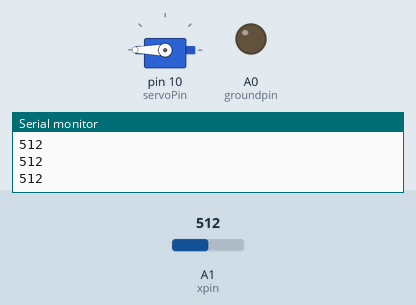
The sketch below on a simulated Arduino Uno, built with avr-gcc and run on an emulated ATmega328P. On the bench: servo, output pins drawn as LEDs (lit = HIGH), the last lines printed to the serial monitor. Inputs (shaded band) come from the test bench; at power-on: A1 (xpin) = 512. Pins used as bus, display or sensor lines are not drawn.

Above: at 1.2 s.
1.3 s: A1 (xpin) set to 306
At 1.7 s:
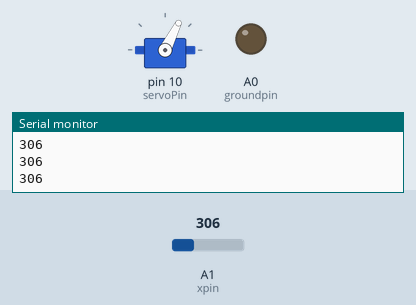
2.8 s: A1 (xpin) set to 122
At 3.1 s:
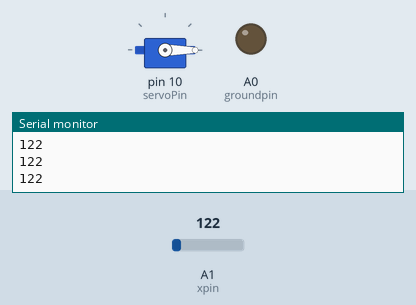
4.3 s: A1 (xpin) set to 511
At 4.6 s:
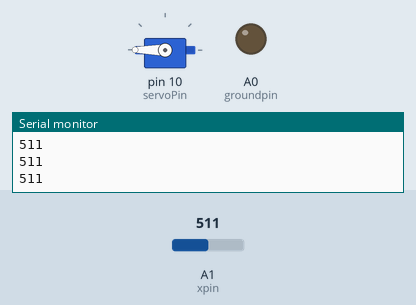
5.8 s: A1 (xpin) set to 0
At 7.2 s:
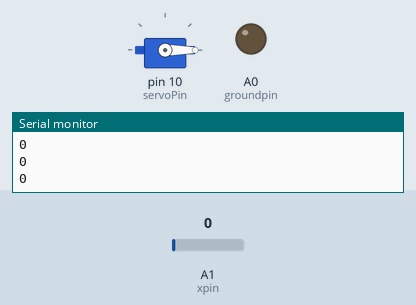
Timing chart, 0 to 8.3 s (numbered marks = the images above; inputs shaded):
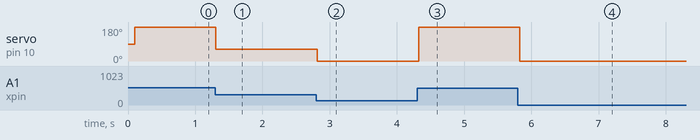

The sketch:

Accel_Test.ino
```cpp
#include <Servo.h>

Servo servo;

const int servoPin = 10;
const int xpin = A1;
const int ypin = A2;
const int zpin = A3;

const int groundpin = A0;
const int powerpin = A4;

void setup()
{
	Serial.begin(9600);

	servo.attach(servoPin);

	pinMode(groundpin, OUTPUT);
	pinMode(powerpin, OUTPUT);
	digitalWrite(groundpin, LOW);
	digitalWrite(powerpin, HIGH);

}

void loop()
{
	Serial.println(analogRead(xpin));
	delay(100);

	int tilt = analogRead(xpin);

	//if (tilt <= 350 && tilt >= 330)
	//{
	//	servo.write(90);
	//}
	//else if (tilt <= 310  && tilt >= 290)
	//{
	//	servo.write(10);
	//}
	//else if (tilt <= 370 && tilt >= 390 )
	//{
	//	servo.write(160);
	//}

	servo.write(map(tilt, 200, 500, 0, 179));
}
```

Measured:
- after the input at 1.3 s, servo on pin 10 (servoPin): 180° → 63° at once
- after the input at 2.8 s, servo on pin 10 (servoPin): 63° → 0° at once
- after the input at 4.3 s, servo on pin 10 (servoPin): 0° → 180° at once
- after the input at 5.8 s, servo on pin 10 (servoPin): 180° → 0° at once
